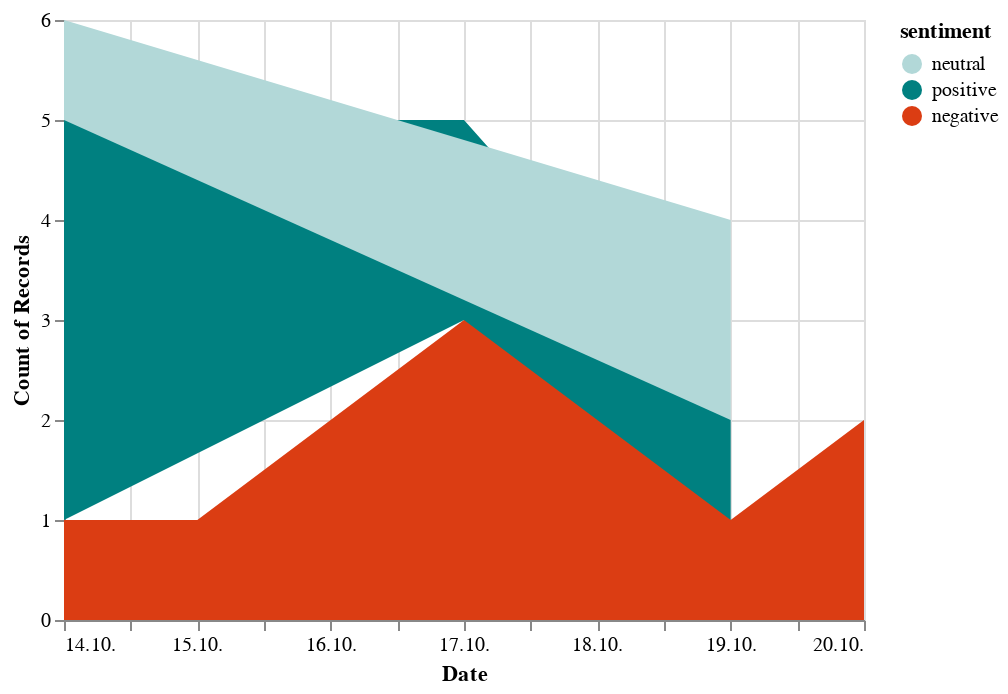

The notebook cell this image was saved under:
### Code cell
alt.Chart(df).mark_area().encode(
   x=alt.X('Date', axis=alt.Axis(format='%e.%-m.')),
   y=alt.Y('count(sentiment)'),
   color=alt.Color('sentiment', scale=alt.Scale(domain=domain, range=range_))
)

### Figure 1 — Vega-Lite specification as saved in the notebook (floating-point values rounded to 4 significant figures)
{"config": {"view": {"continuousWidth": 400, "continuousHeight": 300}}, "data": {"name": "data-d6fc5594b07ed1bfc742b9158994b94d"}, "mark": "area", "encoding": {"color": {"field": "sentiment", "scale": {"domain": ["neutral", "positive", "negative"], "range": ["#b2d8d8", "#008080", "#db3d13"]}, "type": "nominal"}, "x": {"axis": {"format": "%e.%-m."}, "field": "Date", "type": "temporal"}, "y": {"aggregate": "count", "field": "sentiment", "type": "nominal"}}, "$schema": "https://vega.github.io/schema/vega-lite/v4.17.0.json", "datasets": {"data-d6fc5594b07ed1bfc742b9158994b94d": [{"text": "the body of missing princeton university student misrach ewunetie has been found. https://t.co/66wv0od5ut", "created_at": "2022-10-20T19:58:17+00:00", "text_token": "['the', 'body', 'of', 'missing', 'princeton', 'university', 'student', 'misrach', 'ewunetie', 'has', 'been', 'found', 'https', 't', 'co', '66wv0od5ut']", "text_token_s": "['body', 'missing', 'princeton', 'university', 'student', 'misrach', 'ewunetie', 'found', '66wv0od5ut']", "text_si": "body missing princeton university student misrach ewunetie found 66wv0od5ut", "text_sil": "body missing princeton university student misrach ewunetie found 66wv0od5ut", "neg": 0.216, "neu": 0.784, "pos": 0.0, "compound": -0.296, "sentiment": "negative", "Year": 2022, "Month": 10, "Day": 20, "DOY": 293, "Date": "2022-10-20T00:00:00"}, {"text": "uk prime minister liz truss quits after a disastrous six weeks in office, putting her on course to be britain's shortest-serving leader https://t.co/0o0xqscrxi", "created_at": "2022-10-20T12:37:10+00:00", "text_token": "['uk', 'prime', 'minister', 'liz', 'truss', 'quits', 'after', 'a', 'disastrous', 'six', 'weeks', 'in', 'office', 'putting', 'her', 'on', 'course', 'to', 'be', 'britain', 's', 'shortest', 'serving', 'leader', 'https', 't', 'co', '0o0xqscrxi']", "text_token_s": "['uk', 'prime', 'minister', 'liz', 'truss', 'quits', 'disastrous', 'six', 'weeks', 'office', 'putting', 'course', 'britain', 'shortest', 'serving', 'leader', '0o0xqscrxi']", "text_si": "prime minister liz truss quits disastrous six weeks office putting course britain shortest serving leader 0o0xqscrxi", "text_sil": "prime minister liz truss quits disastrous six weeks office putting course britain shortest serving leader 0o0xqscrxi", "neg": 0.206, "neu": 0.794, "pos": 0.0, "compound": -0.5994, "sentiment": "negative", "Year": 2022, "Month": 10, "Day": 20, "DOY": 293, "Date": "2022-10-20T00:00:00"}, {"text": "trump weighs letting federal agents return to mar-a-lago, potentially for a supervised search, as the government seeks to ensure all docs are returned. https://t.co/ppjifj2qqq", "created_at": "2022-10-19T23:03:37+00:00", "text_token": "['trump', 'weighs', 'letting', 'federal', 'agents', 'return', 'to', 'mar', 'a', 'lago', 'potentially', 'for', 'a', 'supervised', 'search', 'as', 'the', 'government', 'seeks', 'to', 'ensure', 'all', 'docs', 'are', 'returned', 'https', 't', 'co', 'ppjifj2qqq']", "text_token_s": "['trump', 'weighs', 'letting', 'federal', 'agents', 'return', 'mar', 'lago', 'potentially', 'supervised', 'search', 'government', 'seeks', 'ensure', 'docs', 'returned', 'ppjifj2qqq']", "text_si": "trump weighs letting federal agents return mar lago potentially supervised search government seeks ensure docs returned ppjifj2qqq", "text_sil": "trump weighs letting federal agents return mar lago potentially supervised search government seeks ensure docs returned ppjifj2qqq", "neg": 0.0, "neu": 0.86, "pos": 0.14, "compound": 0.3818, "sentiment": "positive", "Year": 2022, "Month": 10, "Day": 19, "DOY": 292, "Date": "2022-10-19T00:00:00"}, {"text": "britain's home secretary suella braverman quits, throwing the government of embattled prime minister liz truss into further turmoil. https://t.co/xizzmajsao", "created_at": "2022-10-19T16:17:29+00:00", "text_token": "['britain', 's', 'home', 'secretary', 'suella', 'braverman', 'quits', 'throwing', 'the', 'government', 'of', 'embattled', 'prime', 'minister', 'liz', 'truss', 'into', 'further', 'turmoil', 'https', 't', 'co', 'xizzmajsao']", "text_token_s": "['britain', 'home', 'secretary', 'suella', 'braverman', 'quits', 'throwing', 'government', 'embattled', 'prime', 'minister', 'liz', 'truss', 'turmoil', 'xizzmajsao']", "text_si": "britain home secretary suella braverman quits throwing government embattled prime minister liz truss turmoil xizzmajsao", "text_sil": "britain home secretary suella braverman quits throwing government embattled prime minister liz truss turmoil xizzmajsao", "neg": 0.152, "neu": 0.848, "pos": 0.0, "compound": -0.3612, "sentiment": "negative", "Year": 2022, "Month": 10, "Day": 19, "DOY": 292, "Date": "2022-10-19T00:00:00"}, {"text": "russian president vladimir putin signs a decree introducing martial law in four ukrainian regions that moscow recently claimed to have annexed https://t.co/i4d4skhrge", "created_at": "2022-10-19T12:02:15+00:00", "text_token": "['russian', 'president', 'vladimir', 'putin', 'signs', 'a', 'decree', 'introducing', 'martial', 'law', 'in', 'four', 'ukrainian', 'regions', 'that', 'moscow', 'recently', 'claimed', 'to', 'have', 'annexed', 'https', 't', 'co', 'i4d4skhrge']", "text_token_s": "['russian', 'president', 'vladimir', 'putin', 'signs', 'decree', 'introducing', 'martial', 'law', 'four', 'ukrainian', 'regions', 'moscow', 'recently', 'claimed', 'annexed', 'i4d4skhrge']", "text_si": "russian president vladimir putin signs decree introducing martial law four ukrainian regions moscow recently claimed annexed i4d4skhrge", "text_sil": "russian president vladimir putin signs decree introducing martial law four ukrainian regions moscow recently claimed annexed i4d4skhrge", "neg": 0.0, "neu": 1.0, "pos": 0.0, "compound": 0.0, "sentiment": "neutral", "Year": 2022, "Month": 10, "Day": 19, "DOY": 292, "Date": "2022-10-19T00:00:00"}, {"text": "rising food and housing costs drove uk inflation back to a 40-year high of 10.1% in september https://t.co/rzcvzuvhap", "created_at": "2022-10-19T09:04:45+00:00", "text_token": "['rising', 'food', 'and', 'housing', 'costs', 'drove', 'uk', 'inflation', 'back', 'to', 'a', '40', 'year', 'high', 'of', '10', '1', 'in', 'september', 'https', 't', 'co', 'rzcvzuvhap']", "text_token_s": "['rising', 'food', 'housing', 'costs', 'drove', 'uk', 'inflation', 'back', '40', 'year', 'high', '10', '1', 'september', 'rzcvzuvhap']", "text_si": "rising food housing costs drove inflation back year high september rzcvzuvhap", "text_sil": "rising food housing costs drove inflation back year high september rzcvzuvhap", "neg": 0.0, "neu": 1.0, "pos": 0.0, "compound": 0.0, "sentiment": "neutral", "Year": 2022, "Month": 10, "Day": 19, "DOY": 292, "Date": "2022-10-19T00:00:00"}, {"text": "jury finds paul flores guilty of first-degree murder in the death of kristin smart. his father was found not guilty of being an accessory to the murder. https://t.co/kiypga2ytv", "created_at": "2022-10-18T21:35:05+00:00", "text_token": "['jury', 'finds', 'paul', 'flores', 'guilty', 'of', 'first', 'degree', 'murder', 'in', 'the', 'death', 'of', 'kristin', 'smart', 'his', 'father', 'was', 'found', 'not', 'guilty', 'of', 'being', 'an', 'accessory', 'to', 'the', 'murder', 'https', 't', 'co', 'kiypga2ytv']", "text_token_s": "['jury', 'finds', 'paul', 'flores', 'guilty', 'first', 'degree', 'murder', 'death', 'kristin', 'smart', 'father', 'found', 'guilty', 'accessory', 'murder', 'kiypga2ytv']", "text_si": "jury finds paul flores guilty first degree murder death kristin smart father found guilty accessory murder kiypga2ytv", "text_sil": "jury finds paul flores guilty first degree murder death kristin smart father found guilty accessory murder kiypga2ytv", "neg": 0.58, "neu": 0.337, "pos": 0.083, "compound": -0.9531, "sentiment": "negative", "Year": 2022, "Month": 10, "Day": 18, "DOY": 291, "Date": "2022-10-18T00:00:00"}, {"text": "russian expat who was the main source for infamous trump dossier is acquitted of lying to the fbi, an embarrassing defeat for special counsel durham\nhttps://t.co/vu0cacf8zn", "created_at": "2022-10-18T20:29:03+00:00", "text_token": "['russian', 'expat', 'who', 'was', 'the', 'main', 'source', 'for', 'infamous', 'trump', 'dossier', 'is', 'acquitted', 'of', 'lying', 'to', 'the', 'fbi', 'an', 'embarrassing', 'defeat', 'for', 'special', 'counsel', 'durham', 'https', 't', 'co', 'vu0cacf8zn']", "text_token_s": "['russian', 'expat', 'main', 'source', 'infamous', 'trump', 'dossier', 'acquitted', 'lying', 'fbi', 'embarrassing', 'defeat', 'special', 'counsel', 'durham', 'vu0cacf8zn']", "text_si": "russian expat main source infamous trump dossier acquitted lying fbi embarrassing defeat special counsel durham vu0cacf8zn", "text_sil": "russian expat main source infamous trump dossier acquitted lying fbi embarrassing defeat special counsel durham vu0cacf8zn", "neg": 0.364, "neu": 0.445, "pos": 0.19, "compound": -0.6486, "sentiment": "negative", "Year": 2022, "Month": 10, "Day": 18, "DOY": 291, "Date": "2022-10-18T00:00:00"}, {"text": "a pilot and passenger are dead after a plane crashed into a car dealership lot near marietta, ohio. authorities say no one on the ground was injured https://t.co/xoyydu8lb6", "created_at": "2022-10-18T16:00:21+00:00", "text_token": "['a', 'pilot', 'and', 'passenger', 'are', 'dead', 'after', 'a', 'plane', 'crashed', 'into', 'a', 'car', 'dealership', 'lot', 'near', 'marietta', 'ohio', 'authorities', 'say', 'no', 'one', 'on', 'the', 'ground', 'was', 'injured', 'https', 't', 'co', 'xoyydu8lb6']", "text_token_s": "['pilot', 'passenger', 'dead', 'plane', 'crashed', 'car', 'dealership', 'lot', 'near', 'marietta', 'ohio', 'authorities', 'say', 'one', 'ground', 'injured', 'xoyydu8lb6']", "text_si": "pilot passenger dead plane crashed car dealership lot near marietta ohio authorities say one ground injured xoyydu8lb6", "text_sil": "pilot passenger dead plane crashed car dealership lot near marietta ohio authorities say one ground injured xoyydu8lb6", "neg": 0.318, "neu": 0.682, "pos": 0.0, "compound": -0.7906, "sentiment": "negative", "Year": 2022, "Month": 10, "Day": 18, "DOY": 291, "Date": "2022-10-18T00:00:00"}, {"text": "ukraine's president zelensky says 30% of the country's power stations have been destroyed in russia's latest round of attacks https://t.co/dy8rz68qm8", "created_at": "2022-10-18T10:33:29+00:00", "text_token": "['ukraine', 's', 'president', 'zelensky', 'says', '30', 'of', 'the', 'country', 's', 'power', 'stations', 'have', 'been', 'destroyed', 'in', 'russia', 's', 'latest', 'round', 'of', 'attacks', 'https', 't', 'co', 'dy8rz68qm8']", "text_token_s": "['ukraine', 'president', 'zelensky', 'says', '30', 'country', 'power', 'stations', 'destroyed', 'russia', 'latest', 'round', 'attacks', 'dy8rz68qm8']", "text_si": "ukraine president zelensky says country power stations destroyed russia latest round attacks dy8rz68qm8", "text_sil": "ukraine president zelensky says country power stations destroyed russia latest round attacks dy8rz68qm8", "neg": 0.357, "neu": 0.643, "pos": 0.0, "compound": -0.7269, "sentiment": "negative", "Year": 2022, "Month": 10, "Day": 18, "DOY": 291, "Date": "2022-10-18T00:00:00"}, {"text": "president biden announces the formal launch of the student loan forgiveness application website https://t.co/qw0k3trl4b", "created_at": "2022-10-17T19:27:45+00:00", "text_token": "['president', 'biden', 'announces', 'the', 'formal', 'launch', 'of', 'the', 'student', 'loan', 'forgiveness', 'application', 'website', 'https', 't', 'co', 'qw0k3trl4b']", "text_token_s": "['president', 'biden', 'announces', 'formal', 'launch', 'student', 'loan', 'forgiveness', 'application', 'website', 'qw0k3trl4b']", "text_si": "president biden announces formal launch student loan forgiveness application website qw0k3trl4b", "text_sil": "president biden announces formal launch student loan forgiveness application website qw0k3trl4b", "neg": 0.0, "neu": 0.826, "pos": 0.174, "compound": 0.2732, "sentiment": "positive", "Year": 2022, "Month": 10, "Day": 17, "DOY": 290, "Date": "2022-10-17T00:00:00"}, {"text": "a russian fighter jet has crashed into a residential building after taking off from a military airfield, state media reports https://t.co/reczia3ix3", "created_at": "2022-10-17T17:27:13+00:00", "text_token": "['a', 'russian', 'fighter', 'jet', 'has', 'crashed', 'into', 'a', 'residential', 'building', 'after', 'taking', 'off', 'from', 'a', 'military', 'airfield', 'state', 'media', 'reports', 'https', 't', 'co', 'reczia3ix3']", "text_token_s": "['russian', 'fighter', 'jet', 'crashed', 'residential', 'building', 'taking', 'military', 'airfield', 'state', 'media', 'reports', 'reczia3ix3']", "text_si": "russian fighter jet crashed residential building taking military airfield state media reports reczia3ix3", "text_sil": "russian fighter jet crashed residential building taking military airfield state media reports reczia3ix3", "neg": 0.0, "neu": 0.882, "pos": 0.118, "compound": 0.1531, "sentiment": "positive", "Year": 2022, "Month": 10, "Day": 17, "DOY": 290, "Date": "2022-10-17T00:00:00"}, {"text": "former president donald trump's company charged the secret service as much as $1,185 per night at its properties despite claims they'd stay free or \"at cost,\" house panel says https://t.co/v69rtpyzsq", "created_at": "2022-10-17T16:31:30+00:00", "text_token": "['former', 'president', 'donald', 'trump', 's', 'company', 'charged', 'the', 'secret', 'service', 'as', 'much', 'as', '1', '185', 'per', 'night', 'at', 'its', 'properties', 'despite', 'claims', 'they', 'd', 'stay', 'free', 'or', 'at', 'cost', 'house', 'panel', 'says', 'https', 't', 'co', 'v69rtpyzsq']", "text_token_s": "['former', 'president', 'donald', 'trump', 'company', 'charged', 'secret', 'service', 'much', '1', '185', 'per', 'night', 'properties', 'despite', 'claims', 'stay', 'free', 'cost', 'house', 'panel', 'says', 'v69rtpyzsq']", "text_si": "former president donald trump company charged secret service much 185 per night properties despite claims stay free cost house panel says v69rtpyzsq", "text_sil": "former president donald trump company charged secret service much 185 per night properties despite claims stay free cost house panel says v69rtpyzsq", "neg": 0.184, "neu": 0.816, "pos": 0.0, "compound": -0.5426, "sentiment": "negative", "Year": 2022, "Month": 10, "Day": 17, "DOY": 290, "Date": "2022-10-17T00:00:00"}, {"text": "steve bannon sentencing recommendation seeks six months in prison plus $200,000 in fines for contempt of congress conviction\nhttps://t.co/qq4l6vlou5", "created_at": "2022-10-17T13:08:39+00:00", "text_token": "['steve', 'bannon', 'sentencing', 'recommendation', 'seeks', 'six', 'months', 'in', 'prison', 'plus', '200', '000', 'in', 'fines', 'for', 'contempt', 'of', 'congress', 'conviction', 'https', 't', 'co', 'qq4l6vlou5']", "text_token_s": "['steve', 'bannon', 'sentencing', 'recommendation', 'seeks', 'six', 'months', 'prison', 'plus', '200', '000', 'fines', 'contempt', 'congress', 'conviction', 'qq4l6vlou5']", "text_si": "steve bannon sentencing recommendation seeks six months prison plus 200 000 fines contempt congress conviction qq4l6vlou5", "text_sil": "steve bannon sentencing recommendation seeks six months prison plus 200 000 fines contempt congress conviction qq4l6vlou5", "neg": 0.401, "neu": 0.599, "pos": 0.0, "compound": -0.8271, "sentiment": "negative", "Year": 2022, "Month": 10, "Day": 17, "DOY": 290, "Date": "2022-10-17T00:00:00"}, {"text": "blasts were heard in the ukrainian capital as a result of apparent russian missile strikes on monday morning. follow live updates.\nhttps://t.co/h0p9xux3wk", "created_at": "2022-10-17T05:12:01+00:00", "text_token": "['blasts', 'were', 'heard', 'in', 'the', 'ukrainian', 'capital', 'as', 'a', 'result', 'of', 'apparent', 'russian', 'missile', 'strikes', 'on', 'monday', 'morning', 'follow', 'live', 'updates', 'https', 't', 'co', 'h0p9xux3wk']", "text_token_s": "['blasts', 'heard', 'ukrainian', 'capital', 'result', 'apparent', 'russian', 'missile', 'strikes', 'monday', 'morning', 'follow', 'live', 'updates', 'h0p9xux3wk']", "text_si": "blasts heard ukrainian capital result apparent russian missile strikes monday morning follow live updates h0p9xux3wk", "text_sil": "blasts heard ukrainian capital result apparent russian missile strikes monday morning follow live updates h0p9xux3wk", "neg": 0.152, "neu": 0.848, "pos": 0.0, "compound": -0.3612, "sentiment": "negative", "Year": 2022, "Month": 10, "Day": 17, "DOY": 290, "Date": "2022-10-17T00:00:00"}, {"text": "authorities in central california have arrested a man in connection with a series of killings that claimed the lives of six people https://t.co/nlzrnsmb11", "created_at": "2022-10-15T23:48:28+00:00", "text_token": "['authorities', 'in', 'central', 'california', 'have', 'arrested', 'a', 'man', 'in', 'connection', 'with', 'a', 'series', 'of', 'killings', 'that', 'claimed', 'the', 'lives', 'of', 'six', 'people', 'https', 't', 'co', 'nlzrnsmb11']", "text_token_s": "['authorities', 'central', 'california', 'arrested', 'man', 'connection', 'series', 'killings', 'claimed', 'lives', 'six', 'people', 'nlzrnsmb11']", "text_si": "authorities central california arrested man connection series killings claimed lives six people nlzrnsmb11", "text_sil": "authorities central california arrested man connection series killings claimed lives six people nlzrnsmb11", "neg": 0.409, "neu": 0.591, "pos": 0.0, "compound": -0.8225, "sentiment": "negative", "Year": 2022, "Month": 10, "Day": 15, "DOY": 288, "Date": "2022-10-15T00:00:00"}, {"text": "bruce sutter, a cy young award-winning relief pitcher and world series champion who pioneered the split-finger fastball, has died at 69. https://t.co/rdnsvno63v", "created_at": "2022-10-14T20:06:13+00:00", "text_token": "['bruce', 'sutter', 'a', 'cy', 'young', 'award', 'winning', 'relief', 'pitcher', 'and', 'world', 'series', 'champion', 'who', 'pioneered', 'the', 'split', 'finger', 'fastball', 'has', 'died', 'at', '69', 'https', 't', 'co', 'rdnsvno63v']", "text_token_s": "['bruce', 'sutter', 'cy', 'young', 'award', 'winning', 'relief', 'pitcher', 'world', 'series', 'champion', 'pioneered', 'split', 'finger', 'fastball', 'died', '69', 'rdnsvno63v']", "text_si": "bruce sutter young award winning relief pitcher world series champion pioneered split finger fastball died rdnsvno63v", "text_sil": "bruce sutter young award winning relief pitcher world series champion pioneered split finger fastball died rdnsvno63v", "neg": 0.126, "neu": 0.386, "pos": 0.488, "compound": 0.8834, "sentiment": "positive", "Year": 2022, "Month": 10, "Day": 14, "DOY": 287, "Date": "2022-10-14T00:00:00"}, {"text": "judge throws out one of five charges against igor danchenko, main source of trump-russia dossier, in major setback for special counsel durham's probe https://t.co/rhtcheq0ei", "created_at": "2022-10-14T19:39:52+00:00", "text_token": "['judge', 'throws', 'out', 'one', 'of', 'five', 'charges', 'against', 'igor', 'danchenko', 'main', 'source', 'of', 'trump', 'russia', 'dossier', 'in', 'major', 'setback', 'for', 'special', 'counsel', 'durham', 's', 'probe', 'https', 't', 'co', 'rhtcheq0ei']", "text_token_s": "['judge', 'throws', 'one', 'five', 'charges', 'igor', 'danchenko', 'main', 'source', 'trump', 'russia', 'dossier', 'major', 'setback', 'special', 'counsel', 'durham', 'probe', 'rhtcheq0ei']", "text_si": "judge throws one five charges igor danchenko main source trump russia dossier major setback special counsel durham probe rhtcheq0ei", "text_sil": "judge throws one five charges igor danchenko main source trump russia dossier major setback special counsel durham probe rhtcheq0ei", "neg": 0.096, "neu": 0.78, "pos": 0.124, "compound": 0.1531, "sentiment": "positive", "Year": 2022, "Month": 10, "Day": 14, "DOY": 287, "Date": "2022-10-14T00:00:00"}, {"text": "robbie coltrane, the actor who brought to life the lovable gamekeeper hagrid in the harry potter film franchise, died friday, according to his agent. https://t.co/prw2bt21ry https://t.co/cavfrexhri", "created_at": "2022-10-14T17:30:19+00:00", "text_token": "['robbie', 'coltrane', 'the', 'actor', 'who', 'brought', 'to', 'life', 'the', 'lovable', 'gamekeeper', 'hagrid', 'in', 'the', 'harry', 'potter', 'film', 'franchise', 'died', 'friday', 'according', 'to', 'his', 'agent', 'https', 't', 'co', 'prw2bt21ry', 'https', 't', 'co', 'cavfrexhri']", "text_token_s": "['robbie', 'coltrane', 'actor', 'brought', 'life', 'lovable', 'gamekeeper', 'hagrid', 'harry', 'potter', 'film', 'franchise', 'died', 'friday', 'according', 'agent', 'prw2bt21ry', 'cavfrexhri']", "text_si": "robbie coltrane actor brought life lovable gamekeeper hagrid harry potter film franchise died friday according agent prw2bt21ry cavfrexhri", "text_sil": "robbie coltrane actor brought life lovable gamekeeper hagrid harry potter film franchise died friday according agent prw2bt21ry cavfrexhri", "neg": 0.153, "neu": 0.678, "pos": 0.169, "compound": 0.1027, "sentiment": "positive", "Year": 2022, "Month": 10, "Day": 14, "DOY": 287, "Date": "2022-10-14T00:00:00"}, {"text": "former president trump has not said whether he will comply with a subpoena by the house select committee investigating the january 6, 2021, capitol hill insurrection https://t.co/0ynzmnguuw", "created_at": "2022-10-14T14:52:35+00:00", "text_token": "['former', 'president', 'trump', 'has', 'not', 'said', 'whether', 'he', 'will', 'comply', 'with', 'a', 'subpoena', 'by', 'the', 'house', 'select', 'committee', 'investigating', 'the', 'january', '6', '2021', 'capitol', 'hill', 'insurrection', 'https', 't', 'co', '0ynzmnguuw']", "text_token_s": "['former', 'president', 'trump', 'said', 'whether', 'comply', 'subpoena', 'house', 'select', 'committee', 'investigating', 'january', '6', '2021', 'capitol', 'hill', 'insurrection', '0ynzmnguuw']", "text_si": "former president trump said whether comply subpoena house select committee investigating january 2021 capitol hill insurrection 0ynzmnguuw", "text_sil": "former president trump said whether comply subpoena house select committee investigating january 2021 capitol hill insurrection 0ynzmnguuw", "neg": 0.0, "neu": 1.0, "pos": 0.0, "compound": 0.0, "sentiment": "neutral", "Year": 2022, "Month": 10, "Day": 14, "DOY": 287, "Date": "2022-10-14T00:00:00"}, {"text": "kwasi kwarteng has been fired as britain's chancellor just weeks into the job, a senior source inside downing street has confirmed to cnn.\n\nfollow live updates 👉 https://t.co/4ec7sm1ctv", "created_at": "2022-10-14T11:44:29+00:00", "text_token": "['kwasi', 'kwarteng', 'has', 'been', 'fired', 'as', 'britain', 's', 'chancellor', 'just', 'weeks', 'into', 'the', 'job', 'a', 'senior', 'source', 'inside', 'downing', 'street', 'has', 'confirmed', 'to', 'cnn', 'follow', 'live', 'updates', 'https', 't', 'co', '4ec7sm1ctv']", "text_token_s": "['kwasi', 'kwarteng', 'fired', 'britain', 'chancellor', 'weeks', 'job', 'senior', 'source', 'inside', 'downing', 'street', 'confirmed', 'cnn', 'follow', 'live', 'updates', '4ec7sm1ctv']", "text_si": "kwasi kwarteng fired britain chancellor weeks job senior source inside downing street confirmed cnn follow live updates 4ec7sm1ctv", "text_sil": "kwasi kwarteng fired britain chancellor weeks job senior source inside downing street confirmed cnn follow live updates 4ec7sm1ctv", "neg": 0.175, "neu": 0.825, "pos": 0.0, "compound": -0.5574, "sentiment": "negative", "Year": 2022, "Month": 10, "Day": 14, "DOY": 287, "Date": "2022-10-14T00:00:00"}, {"text": "kroger announces it's merging with albertsons in a $24.6 billion deal, creating one of the largest grocery store chains in the us https://t.co/s3fzgtffic", "created_at": "2022-10-14T11:40:16+00:00", "text_token": "['kroger', 'announces', 'it', 's', 'merging', 'with', 'albertsons', 'in', 'a', '24', '6', 'billion', 'deal', 'creating', 'one', 'of', 'the', 'largest', 'grocery', 'store', 'chains', 'in', 'the', 'us', 'https', 't', 'co', 's3fzgtffic']", "text_token_s": "['kroger', 'announces', 'merging', 'albertsons', '24', '6', 'billion', 'deal', 'creating', 'one', 'largest', 'grocery', 'store', 'chains', 'us', 's3fzgtffic']", "text_si": "kroger announces merging albertsons billion deal creating one largest grocery store chains s3fzgtffic", "text_sil": "kroger announces merging albertsons billion deal creating one largest grocery store chains s3fzgtffic", "neg": 0.0, "neu": 0.845, "pos": 0.155, "compound": 0.296, "sentiment": "positive", "Year": 2022, "Month": 10, "Day": 14, "DOY": 287, "Date": "2022-10-14T00:00:00"}]}}
